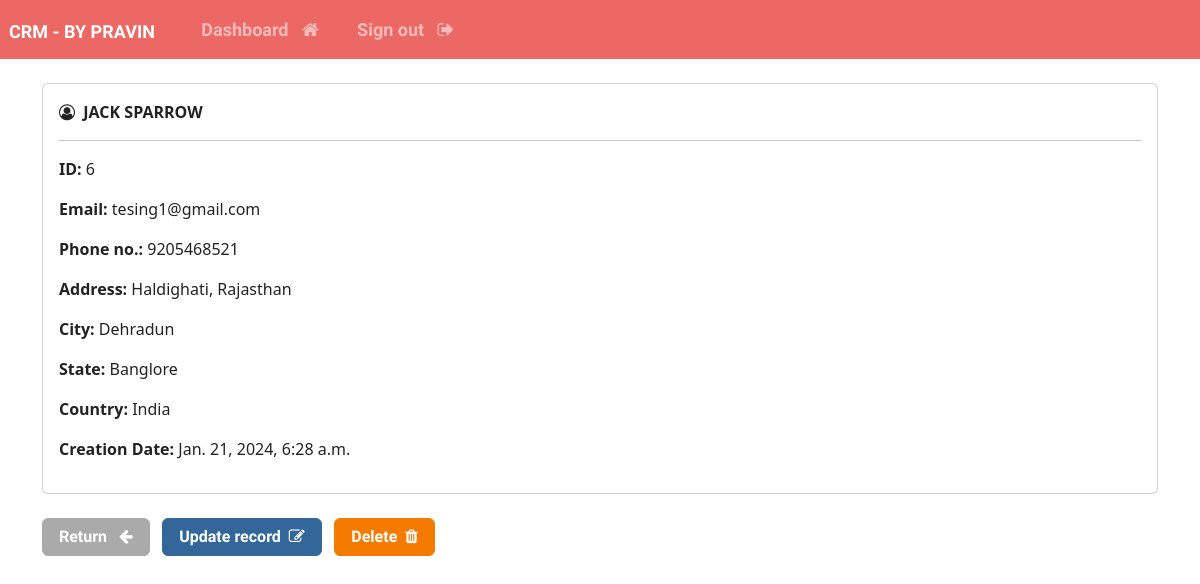
The app's page /record/6 (signed in) with its own data.
### webapp/models.py (models this page shows, shortened)
class Record(models.Model):
    creation_date = models.DateTimeField(auto_now_add=True)
    first_name = models.CharField(max_length=100)
    last_name = models.CharField(max_length=100)
    email = models.EmailField(max_length=250)  #if any error occur then just remeber that here instead of charfield we used the emailfield
    phone = models.IntegerField()
    address = models.CharField(max_length=300)
    city = models.CharField(max_length=50)
    state = models.CharField(max_length=50)
    country = models.CharField(max_length=50)

### webapp/views.py (the view)
# urls.py: path("record/<int:pk>", views.singular_record, name="record"),
@login_required
def singular_record(request, pk):
    all_record = Record.objects.get(id=pk)
    context = {"record":all_record}
    return render(request, "webapp/view-record.html", context=context)

### webapp/templates/webapp/view-record.html (shortened to what this page needs)
{% extends 'webapp/base.html' %}
{% block content %}
  <div class="card">
    <div class="card-body">
      <strong class="text-center">
        <i class="fa fa-user-circle-o" aria-hidden="true"></i>&nbsp;
        {{ record.first_name|upper }}
        {{ record.last_name|upper }}
      </strong>
      <hr />
      <p>
        <strong>ID:</strong> {{ record.id }}
      </p>
      <p>
        <strong>Email:</strong> {{ record.email }}
      </p>
      <p>
        <strong>Phone no.:</strong> {{ record.phone }}
      </p>
      <p>
        <strong>Address:</strong> {{ record.address }}
      </p>
      <p>
        <strong>City:</strong> {{ record.city }}
      </p>
      <p>
        <strong>State:</strong> {{ record.state }}
      </p>
      <p>
        <strong>Country:</strong> {{ record.country }}
      </p>
      <p>
        <strong>Creation Date:</strong> {{ record.creation_date }}
      </p>
    </div>
  </div>
  <br />
  <a href="{% url 'dashboard' %}" class="btn btn-secondary">Return &nbsp; <i class="fa fa-arrow-left" aria-hidden="true"></i></a>
  <a href="{% url 'update-record' record.id %}" class="btn btn-info">Update record &nbsp;<i class="fa fa-pencil-square-o" aria-hidden="true"></i></a>
  <a href="{% url 'delete-record' record.id %}" class="btn btn-danger">Delete &nbsp;<i class="fa fa-trash" aria-hidden="true"></i></a>
{% endblock %}

### records on screen
Record: first_name "JACK", last_name "SPARROW", id "6", email "tesing1@gmail.com", phone "9205468521", address "Haldighati, Rajasthan", city "Dehradun", state "Banglore", country "India", creation_date "Jan. 21, 2024, 6:28 a.m."
